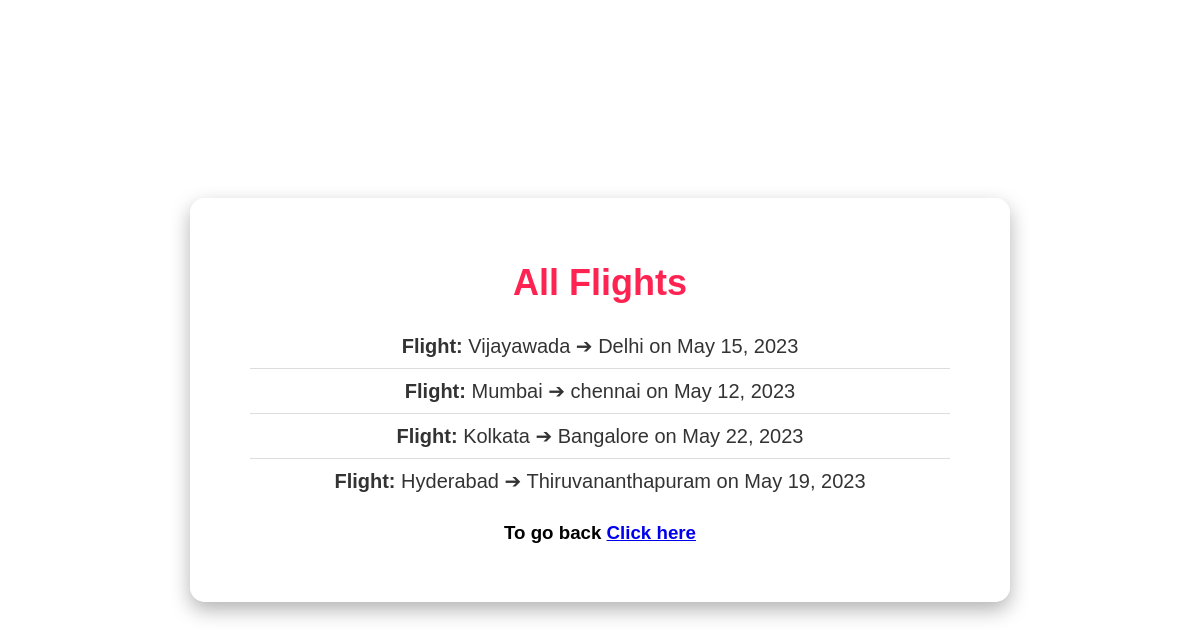
/all-flights/, run on the app's committed database.
### pages/models.py (models this page shows, shortened)
class Flight(models.Model):
    origin = models.CharField(max_length=50)
    destination = models.CharField(max_length=50)
    date = models.DateField()
    airline = models.CharField(max_length=50)
    price = models.DecimalField(max_digits=8, decimal_places=2)

### pages/views.py (the view)
# urls.py: path('all-flights/', all_flights, name='all_flights'),
def all_flights(request):
    flights = Flight.objects.all()
    return render(request, 'all_flights.html',{'flights': flights})

### pages/templates/all_flights.html (shortened to what this page needs)
<div class="box">
  <h1>All Flights</h1>
  <ul>
    {% for flight in flights %}
      <li><strong>Flight:</strong> {{ flight.origin }} ➔ {{ flight.destination }} on {{ flight.date }}</li>
    {% empty %}
      <p>No flights found.</p>
    {% endfor %}
  </ul>
  <h3> To go back <a href="/">Click here</a> </h3>
</div>

### pages/templates/all_flights.html (style rules this page uses)
.box { background-color: rgba(255, 255, 255, 0.85); padding: 40px 60px; border-radius: 15px; box-shadow: 0px 8px 20px rgba(0, 0, 0, 0.3); text-align: center; width: 90%; max-width: 700px; }
h1 { color: #ff2352; margin-bottom: 20px; font-size: 36px; }
ul { list-style-type: none; padding: 0; }
li { font-size: 20px; color: #333; padding: 10px 0; border-bottom: 1px solid #ddd; }
li:last-child { border-bottom: none; }

### data on the page
Flight: origin "Vijayawada", destination "Delhi", date "May 15, 2023"
Flight: origin "Mumbai", destination "chennai", date "May 12, 2023"
Flight: origin "Kolkata", destination "Bangalore", date "May 22, 2023"
Flight: origin "Hyderabad", destination "Thiruvananthapuram", date "May 19, 2023"
